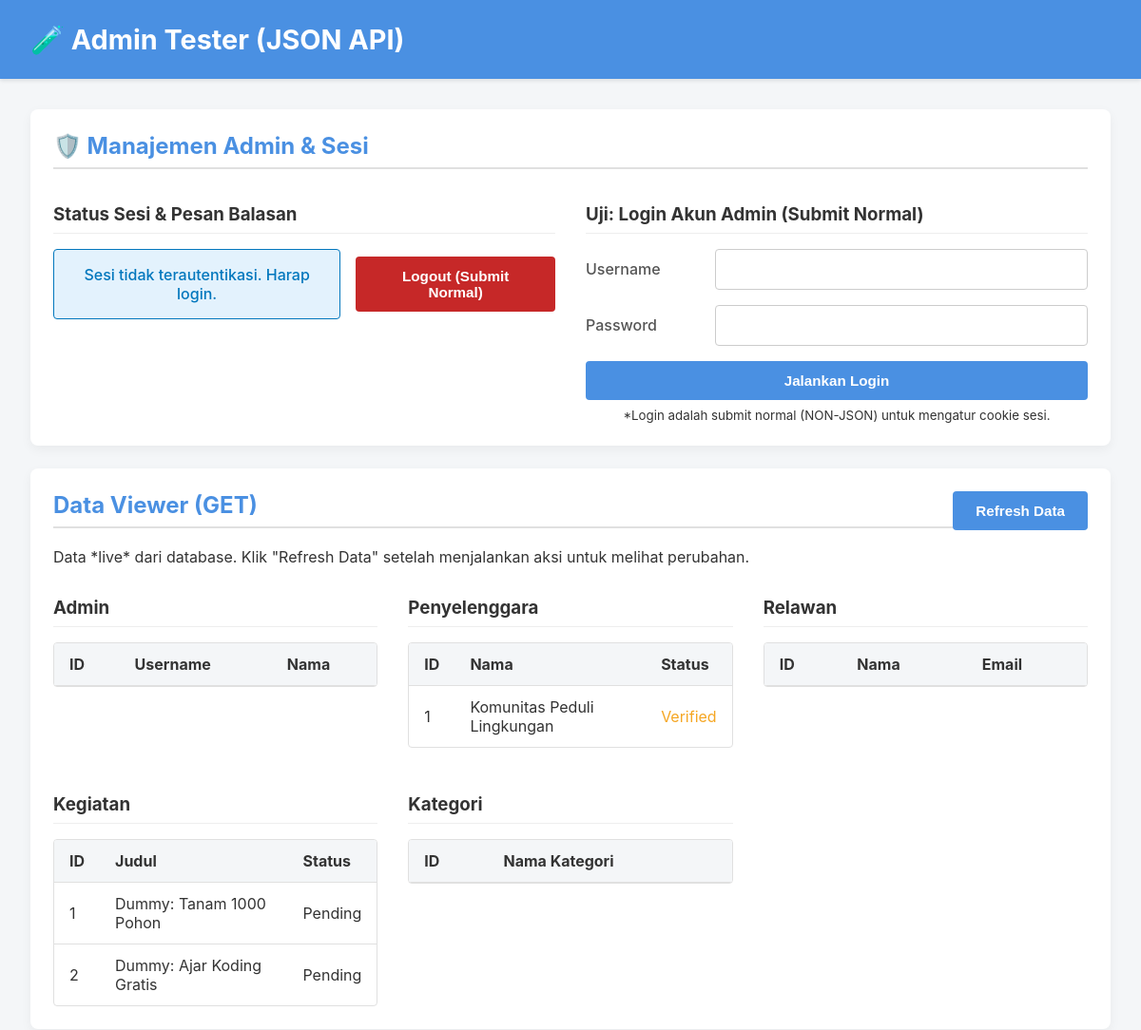
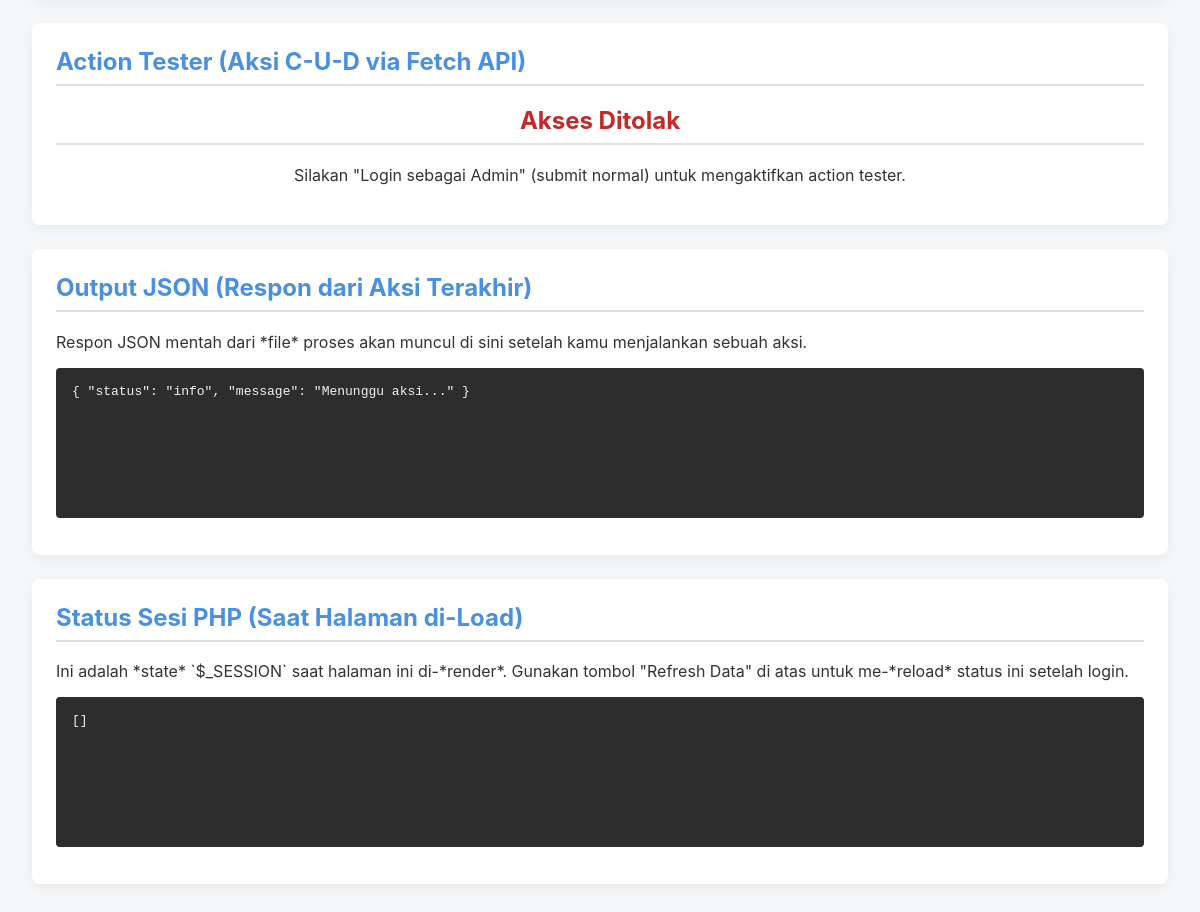
Screenshot of /_testing/admin_tester.php with the database file from the repository (2 pictures, top to bottom).
### tables this page shows
CREATE TABLE tbl_penyelenggara (
  id_penyelenggara INT AUTO_INCREMENT PRIMARY KEY,
  nama_organisasi VARCHAR(200) NOT NULL,
  email VARCHAR(150) NOT NULL UNIQUE,
  password VARCHAR(255) NOT NULL,
  deskripsi TEXT,
  logo VARCHAR(255) DEFAULT 'default_logo.png',
  alamat TEXT,
  kontak_email VARCHAR(150),
  kontak_telp VARCHAR(20),
  status_verifikasi ENUM('Pending', 'Verified', 'Rejected') DEFAULT 'Pending',
  tanggal_daftar TIMESTAMP DEFAULT CURRENT_TIMESTAMP
);

CREATE TABLE tbl_kegiatan (
  id_kegiatan INT AUTO_INCREMENT PRIMARY KEY,

  id_penyelenggara INT NOT NULL, 


  judul VARCHAR(255) NOT NULL,
  deskripsi TEXT NOT NULL,
  lokasi VARCHAR(200),
  tanggal_mulai DATE,
  tanggal_selesai DATE,
  gambar_poster VARCHAR(255),
  kuota INT DEFAULT 0 COMMENT '0 berarti tidak terbatas',
  benefit TEXT COMMENT 'Contoh: Sertifikat, Konsumsi, Transport, Relasi',
  status_kegiatan ENUM('Draft', 'Published', 'Completed', 'Cancelled') DEFAULT 'Published',
  tanggal_posting TIMESTAMP DEFAULT CURRENT_TIMESTAMP,

  FOREIGN KEY (id_penyelenggara) REFERENCES tbl_penyelenggara(id_penyelenggara) ON DELETE CASCADE
);

### _testing/admin_tester.php (the view, shortened to what the rows shown need)
<?php
include '../config/db_connect.php';
?>
<!DOCTYPE html>
<html lang="id">
<head>
</head>
<body>
    <header>
        <h1>🧪 Admin Tester (JSON API)</h1>
    </header>
    <main>
        <div class="card col-full">
            <h2>🛡️ Manajemen Admin & Sesi</h2>
        </div>
        <div class="card col-full">
            <h2>Data Viewer (GET)
                <button class="btn btn-blue" style="width: auto; float: right;" onclick="window.location.reload()">Refresh Data</button>
            </h2>
            <div class="main-grid" style="grid-template-columns: repeat(auto-fit, minmax(300px, 1fr));">
                <div>
                    <div class="table-wrapper">
                        <table class="content-table">
                            <thead><tr><th>ID</th><th>Username</th><th>Nama</th></tr></thead>
                        </table>
                    </div>
                </div>
                <div>
                    <div class="table-wrapper">
                        <table class="content-table">
                            <thead><tr><th>ID</th><th>Nama</th><th>Status</th></tr></thead>
                            <tbody>
                                <?php
                                $res_pending = $conn->query("SELECT id_penyelenggara, nama_organisasi, status_verifikasi FROM tbl_penyelenggara WHERE deleted_at IS NULL");
                                while($row = $res_pending->fetch_assoc()):
                                ?>
                                <tr>
                                    <td><?php echo $row['id_penyelenggara']; ?></td>
                                    <td><?php echo htmlspecialchars($row['nama_organisasi']); ?></td>
                                    <td><span style="color: var(--warning-color);"><?php echo $row['status_verifikasi']; ?></span></td>
                                </tr>
                                <?php endwhile; ?>
                            </tbody>
                        </table>
                    </div>
                </div>
                <div>
                    <div class="table-wrapper">
                        <table class="content-table">
                            <thead><tr><th>ID</th><th>Nama</th><th>Email</th></tr></thead>
                        </table>
                    </div>
                </div>
                <div>
                    <div class="table-wrapper">
                        <table class="content-table">
                            <thead><tr><th>ID</th><th>Judul</th><th>Status</th></tr></thead>
                            <tbody>
                                <?php
                                $res_keg = $conn->query("SELECT id_kegiatan, judul, status_kegiatan FROM tbl_kegiatan WHERE deleted_at IS NULL");
                                while($row = $res_keg->fetch_assoc()):
                                ?>
                                <tr>
                                    <td><?php echo $row['id_kegiatan']; ?></td>
                                    <td><?php echo htmlspecialchars($row['judul']); ?></td>
                                    <td><?php echo htmlspecialchars($row['status_kegiatan']); ?></td>
                                </tr>
                                <?php endwhile; ?>
                            </tbody>
                        </table>
                    </div>
                </div>
                <div>
                    <div class="table-wrapper">
                        <table class="content-table">
                            <thead><tr><th>ID</th><th>Nama Kategori</th></tr></thead>
                        </table>
                    </div>
                </div>
            </div>
        </div>
        <div class="card col-full">
            <h2>Action Tester (Aksi C-U-D via Fetch API)</h2>
            <?php if (isset($_SESSION['role']) && $_SESSION['role'] === 'admin'): ?>
                <p>Jalankan aksi C-U-D. Respon JSON akan muncul di "Output JSON" di bawah.</p>
                <div class="main-grid">
                    <div>
                        <div class="card">
                            <h3>🏢 Manajemen Penyelenggara</h3>
                            <div class="form-section">
                                <h4>Uji: Verifikasi Penyelenggara</h4>
                                <form class="api-form" action="../admin/proses_verifikasi.php" method="POST">
                                    <div class="form-grid">
                                        <label for="pv_id">ID Penyelenggara</label>
                                        <input type="number" id="pv_id" name="id_penyelenggara" required placeholder="Lihat tabel 'Pending'">
                                    </div>
                                    <div class="form-grid">
                                        <label>Aksi</label>
                                        <div class="radio-group">
                                            <label><input type="radio" name="status_baru" value="Verified" checked> Verified</label>
                                            <label><input type="radio" name="status_baru" value="Rejected"> Rejected</label>
                                        </div>
                                    </div>
                                    <button type="submit" class="btn btn-green">Jalankan Verifikasi (JSON)</button>
                                </form>
                            </div>
                            <div class="form-section">
                                <h4>Uji: Suspend Penyelenggara</h4>
                                <form class="api-form" action="../admin/proses_suspend_user.php" method="POST">
                                    <input type="hidden" name="tipe_user" value="penyelenggara">
                                    <div class="form-grid">
                                        <label for="su_id_p">User ID</label>
                                        <input type="number" id="su_id_p" name="user_id" required placeholder="ID Penyelenggara">
                                    </div>
                                    <button type="submit" class="btn btn-orange">Jalankan Suspend (JSON)</button>
                                </form>
                            </div>
                        </div>
                        <div class="card">
                            <h3>👥 Manajemen Relawan</h3>
                            <div class="form-section">
                                <h4>Uji: Suspend Relawan</h4>
                                <form class="api-form" action="../admin/proses_suspend_user.php" method="POST">
                                    <input type="hidden" name="tipe_user" value="relawan">
                                    <div class="form-grid">
                                        <label for="su_id_r">User ID</label>
                                        <input type="number" id="su_id_r" name="user_id" required placeholder="ID Relawan">
                                    </div>
                                    <button type="submit" class="btn btn-orange">Jalankan Suspend (JSON)</button>
                                </form>
                            </div>
                        </div>
                        <div class="card">
                            <h3>🛡️ Manajemen Admin (Lanjutan)</h3>
                            <div class="form-section">
                                <h4>Uji: Buat Akun Admin</h4>
                                <form class="api-form" action="../admin/proses_create_admin.php" method="POST">
                                    <div class="form-grid">
                                        <label for="ca_nama">Nama Lengkap</label>
                                        <input type="text" id="ca_nama" name="nama_lengkap" required>
                                    </div>
                                    <div class="form-grid">
                                        <label for="ca_user">Username</label>
                                        <input type="text" id="ca_user" name="username" required>
                                    </div>
                                    <div class="form-grid">
                                        <label for="ca_pass">Password</label>
                                        <input type="password" id="ca_pass" name="password" required>
                                    </div>
                                    <button type="submit" class="btn btn-green">Buat Admin Baru (JSON)</button>
                                </form>
                            </div>
                        </div>
                    </div>
                    <div>
                        <div class="card">
                            <h3>🗓️ Manajemen Kegiatan</h3>
                            <div class="form-section">
                                <h4>Uji: Update Status Kegiatan</h4>
                                <form class="api-form" action="../admin/proses_update_status_kegiatan.php" method="POST">
                                    <div class="form-grid">
                                        <label for="usk_id">ID Kegiatan</label>
                                        <input type="number" id="usk_id" name="id_kegiatan" required placeholder="Contoh: 1">
                                    </div>
                                    <div class="form-grid">
                                        <label for="usk_status">Status Baru</label>
                                        <select id="usk_status" name="status_baru" required>
                                            <option value="">-- Pilih Status --</option>
                                            <option value="Pending">Pending</option>
                                            <option value="Published">Published</option>
                                            <option value="Rejected">Rejected</option>
                                            <option value="Completed">Completed</option>
                                            <option value="Cancelled">Cancelled</option>
                                        </select>
                                    </div>
                                    <button type="submit" class="btn btn-blue">Update Status (JSON)</button>
                                </form>
                            </div>
                            <div class="form-section">
                                <h4>Uji: Hapus Kegiatan</h4>
                                <form class="api-form" action="../admin/proses_delete_kegiatan.php" method="POST">
                                    <div class="form-grid">
                                        <label for="dk_id">ID Kegiatan</label>
                                        <input type="number" id="dk_id" name="id_kegiatan" required placeholder="Lihat tabel kegiatan">
                                    </div>
                                    <button type="submit" class="btn btn-red">Hapus Kegiatan (JSON)</button>
                                </form>
                            </div>
                        </div>
                        <div class="card">
                            <h3>🏷️ Manajemen Kategori</h3>
                            <div class="form-section">
                                <h4>Uji: Buat Kategori</h4>
                                <form class="api-form" action="../admin/proses_kategori.php" method="POST">
                                    <input type="hidden" name="action" value="add">
                                    <div class="form-grid">
                                        <label for="ck_nama">Nama Kategori</label>
                                        <input type="text" id="ck_nama" name="nama_kategori" required placeholder="Contoh: Pendidikan">
                                    </div>
                                    <button type="submit" class="btn btn-green">Buat Kategori (JSON)</button>
                                </form>
                            </div>
                            <div class="form-section">
                                <h4>Uji: Update Kategori</h4>
                                <form class="api-form" action="../admin/proses_kategori.php" method="POST">
                                    <input type="hidden" name="action" value="update">
                                    <div class="form-grid">
                                        <label for="uk_id">ID Kategori</label>
                                        <input type="number" id="uk_id" name="id_kategori" required placeholder="Lihat tabel kategori">
                                    </div>
                                    <div class="form-grid">
                                        <label for="uk_nama">Nama Baru</label>
                                        <input type="text" id="uk_nama" name="nama_kategori" required>
                                    </div>
                                    <button type="submit" class="btn btn-blue">Update Kategori (JSON)</button>
                                </form>
                            </div>
                            <div class="form-section">
                                <h4>Uji: Hapus Kategori</h4>
                                <form class="api-form" action="../admin/proses_delete_kategori.php" method="POST">
                                    <div class="form-grid">
                                        <label for="dk_id_kat">ID Kategori</label>
                                        <input type="number" id="dk_id_kat" name="id_kategori" required placeholder="Lihat tabel kategori">
                                    </div>
                                    <button type="submit" class="btn btn-red">Hapus Kategori (JSON)</button>
                                </form>
                            </div>
                        </div>
                    </div>
                </div>
            <?php else: ?>
                <div style="text-align: center;">
                    <h2 style="color: var(--danger-color);">Akses Ditolak</h2>
                </div>
            <?php endif; ?>
        </div>
        <div class="card col-full">
            <h2>Output JSON (Respon dari Aksi Terakhir)</h2>
        </div>
        <div class="card col-full">
            <h2>Status Sesi PHP (Saat Halaman di-Load)</h2>
        </div>
    </main>
</body>
</html>

### rows the page displays
tbl_penyelenggara: id_penyelenggara "1", nama_organisasi "Komunitas Peduli Lingkungan", status_verifikasi "Verified"
tbl_kegiatan: id_kegiatan "1", judul "Dummy: Tanam 1000 Pohon", status_kegiatan "Pending"
tbl_kegiatan: id_kegiatan "2", judul "Dummy: Ajar Koding Gratis", status_kegiatan "Pending"
